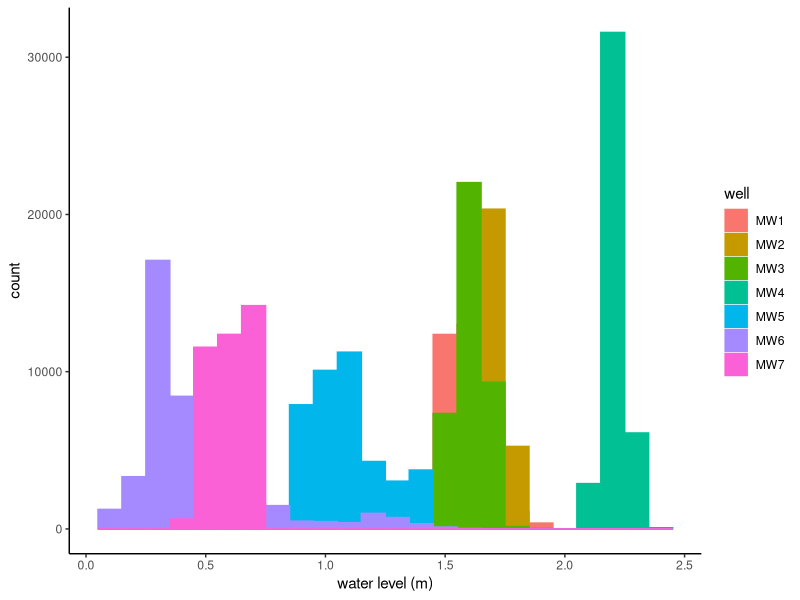
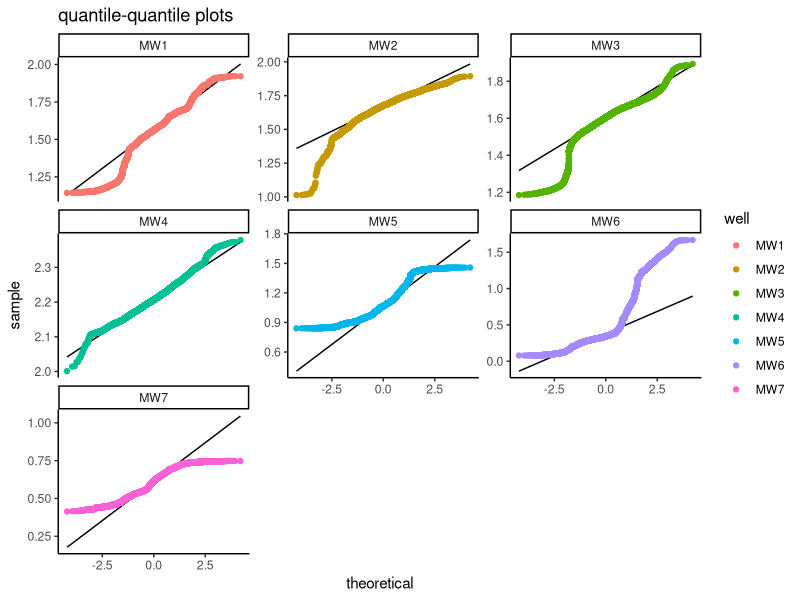
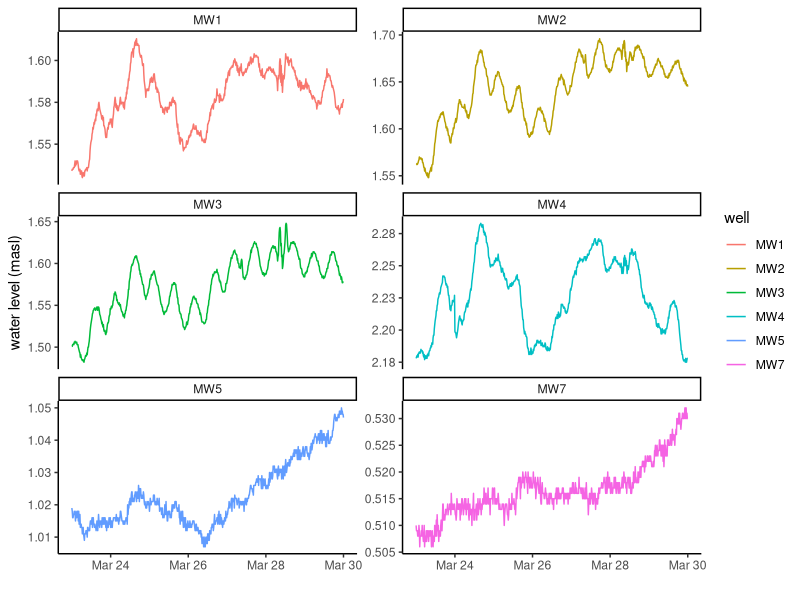
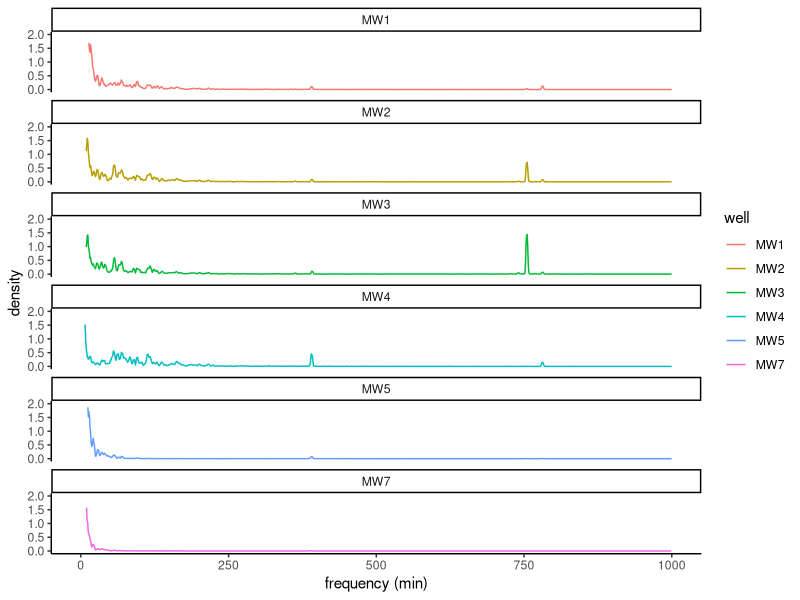
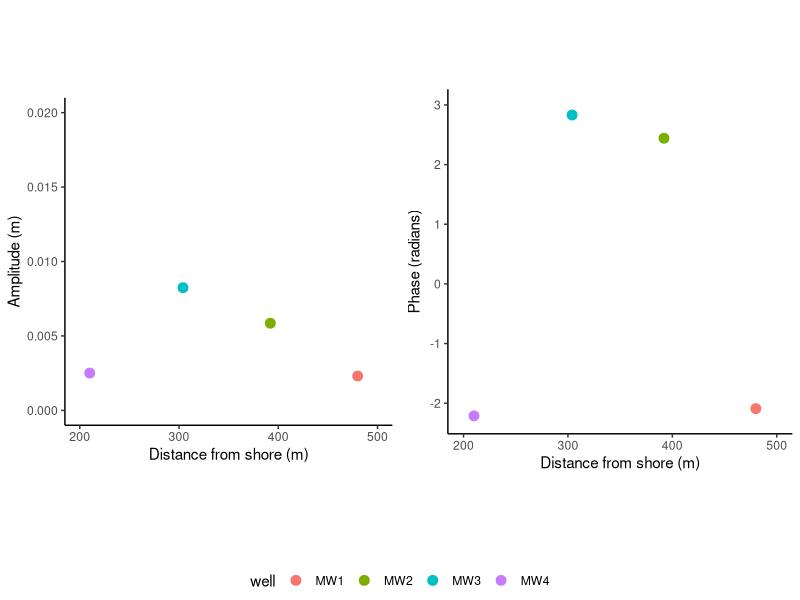

Reproduce these figures in R, in order.
## ---- chunk 1
knitr::opts_chunk$set(echo = TRUE)

library("tidyverse")
library("purrr")
library("ggpubr")

#set machine tz to EST to correctly convert dates
Sys.setenv(TZ="EST")

#Only print 3 decimal places
options(digits=3)
## ---- chunk 2

raw_tidal_data <- read.table(file = "RawTidalData.csv", sep=",", header=TRUE)

well_data <- 
  read.table(file = "WellData_intfill.csv", sep=",", header=TRUE) %>%
  mutate(
    date_time = as.POSIXct(date_time, tz="EST", "%m/%d/%y %H:%M")
  ) %>%
  filter(date_time >= as.POSIXct("2016-04-25 00:00:00")) #it looks like the water levels are                      equibilrating at the beginning of the record for a few wells so lets trim the beginning of the dataset to eliminate those records

## ---- chunk 3

# check to see if there are any unverified data
any(raw_tidal_data$Quality!= "v")

# Cool, there are no unverified data, now lets clean up the data a little, aggregate it by 15 minute intervals, and remove all the extraneous info
tidal_data <-
  raw_tidal_data %>%
  rename(
    date_time = Date.Time,
    water_level = Water.Level
  ) %>%
  mutate(
    date_time = as.POSIXct(date_time, tz="EST", "%m/%d/%y %H:%M"), #changes date_time column from a factor to a date
    date_time_15min = cut(date_time, breaks="15 min") #takes each time step and bins it into a 15 minute interval
  ) %>%
  group_by(date_time_15min) %>%
  summarise(
    water_level_15min = mean(water_level)
  ) %>%
  select(
    date_time_15min,
    water_level_15min
  ) %>%
  mutate(
    date_time_15min = as.POSIXct(date_time_15min, tz="EST", "%Y-%m-%d %H:%M")
  ) %>%
  rename(
    date_time = date_time_15min,
    tide_water_level = water_level_15min
  )

## ---- chunk 4

#First let's tidy the well data to simplify plotting and summarizing it.

tidy_well_data <-
  well_data %>%
  gather( 
    key = "well",
    value = "water_level",
    na.rm = TRUE,
    MW1,
    MW2,
    MW3,
    MW4,
    MW5,
    MW6,
    MW7) 

tidy_well_data %>%
  ggplot(
    aes(x=water_level, 
        fill=well, 
        color=well)
    ) + 
  geom_histogram(
    position="identity",
    binwidth=0.1) +
  labs(y = "count", x = "water level (m)") +
  theme_classic()


tidy_well_data %>%
  ggplot(
    aes(sample = water_level)) +
  geom_qq_line() +
  geom_qq(
    aes(colour=well)) + 
  facet_wrap( ~ well,
              ncol=3,
              scales = "free_y") +
  labs(title = "quantile-quantile plots") +
  theme_classic()

## ---- chunk 5
#Make a list of the equinoxes and solstices. Use 2016 since it was a leap year, and to simplfy I'm ignoring that the solostices and equinoxes move.

WS <- as.Date("2016-12-21", format = "%Y-%m-%d") # Winter Solstice
SE <- as.Date("2016-3-20",  format = "%Y-%m-%d") # Spring Equinox
SS <- as.Date("2016-6-20",  format = "%Y-%m-%d") # Summer Solstice
FE <- as.Date("2016-9-22",  format = "%Y-%m-%d") # Fall Equinox

well_data %>%
  mutate(
    date_time = as.POSIXct(date_time, tz="EST", "%m/%d/%y %H:%M"),
    date = as.Date(strftime(date_time, format="2016-%m-%d"))
  ) %>%
  mutate(
    season = case_when(
      date >= SE & date < SS ~ "spring",
      date >= SS & date < FE ~ "summer",
      date >= FE & date < WS ~ "fall",
      TRUE                   ~ "winter")
  ) %>%
  gather( 
    key = "well",
    value = "water_level",
    na.rm = TRUE,
    MW1,
    MW2,
    MW3,
    MW4,
    MW5,
    MW7) %>%
  select(
    season,
    well,
    water_level
  ) %>%
  group_by(well, season) %>%
  summarise(
    average = mean(water_level)
  ) %>%
  spread(season, average) %>%
  mutate_if(is.numeric, ~round(., 2))

#summarize the annual water levels
tidy_well_data %>%
  filter(well != "MW6") %>%
  group_by(well) %>%
  summarise(
    average = mean(water_level)
  ) %>%
  spread(well, average) %>%
  mutate_if(is.numeric, ~round(., 2))

## ---- chunk 6

combined_data <-
  well_data %>%
  select(-ends_with("6")) %>% #eliminate MW6
  left_join(tidal_data, by = "date_time")

# a tidy version 
tidy_combined_data <-
  tidy_well_data %>%
  select(-ends_with("6")) %>% #eliminate MW6
  left_join(tidal_data, by = "date_time")

## ---- chunk 7

tidy_well_data %>%
  filter(well != "MW6") %>%
  filter(date_time >= as.POSIXct("2017-03-23 00:00:00") & 
         date_time <= as.POSIXct("2017-03-30 00:00:00")
         ) %>%
  ggplot(
    aes(x = date_time, 
        y = water_level,
        color = well)) +
  geom_line() + 
  facet_wrap( ~ well, 
              scales = "free_y",
              nrow=3) + 
  labs(x = "",
       y = "water level (masl)") + theme_classic()

## ---- chunk 8

well_lags <-
  tidy_combined_data %>%
  
  split(.$well) %>%
  map(~ccf(.$water_level, 
           .$tide_water_level, 
           plot = F,
           na.action = na.pass)
      ) %>%
  map_dfr(
      ~data.frame(lag = .$lag, 
                  acf = .$acf
            ), 
      .id = "well") %>%
  filter(lag >= 0 & lag <= 40) %>% #lags less than 0 are correlations where the well water level leads the tidal water level, 
  group_by(well) %>%
  summarise(
    lag_time = lag[which.max(acf)]*15 #this converts the lags from timesteps to minutes
  )

## ---- chunk 9

#establish sampling interval (makes x axis be in minutes)
del<-0.02/750
f=del/60

# determine oscillation periods
spectral_data <-
  tidy_combined_data %>%
  filter(well != "MW6") %>%
  split(.$well) %>%
  map(~spectrum(.$water_level,
                log="no",
                span=5,
                plot = F,
                na.action = na.pass)
      ) %>%
  map_dfr(
      ~data.frame(freq = .$freq, 
                  spec = .$spec
            ), 
      .id = "well") %>%
  group_by(well) %>%
  mutate(frequency_min = freq/del,
         density = 2*spec
  )

#plot the periodograms

spectral_data %>%
  ggplot(
    aes(x = frequency_min, 
        y = density,
        color = well)) +
  geom_line() + 
  ylim(0,2) + xlim(0,1000) +
  facet_wrap( ~ well,
              nrow=6) +
  theme_classic() + labs(x = "frequency (min)")

#eyeballing the plots suggests the major tidal signals are ~ 750, which is roughly 12 hrs. This is the M2 lunar semi-diurnal constituent that is present in tides. There also is a signal at ~ 6 hrs present in most wells, but it's unclear what this signal is. Signals < 250 min are likely noise cause by the data logging interval.


#extract the periods of these major signals

period <- 
  spectral_data %>%
  filter(well != "MW5" & well != "MW7") %>% #no tidal signal in these wells
  filter(frequency_min >= 650 & frequency_min <= 800) %>%
  group_by(well) %>%
  summarise(to = frequency_min[which.max(density)])

## ---- chunk 10

well <- c("MW1", "MW2", "MW3", "MW4")
aquifer_compressibility <- c(10^-7,10^-7,10^-7,10^-8) # Values taken from Freeze and                                                                             Cherry 1979
aquifer_porosity <- c(0.46, 0.43, 0.43, 0.28) # Values taken from Fetter 2001
shoreline_distance <- c(480, 392, 304, 210) # Determined via google earth
slug_k <- c(0.00168598, 0.002004609, 0.001646273, 8.83133E-05) #calculated by field testing

tidal_calcs_data <- 
  data.frame(well,
             aquifer_compressibility,
             aquifer_porosity,
             shoreline_distance,
             slug_k) %>%
  left_join(well_lags, by = "well") %>%
  left_join(period, by = "well")
                               
tidal_calcs_data <-
  tidal_calcs_data %>%
  mutate(tidal_effic = aquifer_compressibility/(aquifer_compressibility + aquifer_porosity*4.67e-10 )
            ) %>% #calulate true tidal efficiency
  mutate(spec_stor = (aquifer_porosity*4.67e-10*9.8e3)/(1-tidal_effic)
         ) %>% #calculate specific storage
  mutate(tidal_k = (spec_stor*to*shoreline_distance^2)/(4*pi*lag_time^2)*(1/60)
         ) #calculate k using tidal diffusivity method

## ---- chunk 11

  t.test(x = tidal_calcs_data$tidal_k,
         y= tidal_calcs_data$slug_k,
         paired = FALSE,
         var.equal = FALSE) #use welch's t-test 

## ---- chunk 12

#Fast Fourier Transform to get amplitude and phase for each well

time <- 824/1.9322 

any(is.na(tidy_well_data)) #there are no NAs in the data, we can proceed with the fft

fft_data <-
  tidy_well_data %>%
  filter(well != "MW5" & 
         well != "MW6" &
         well != "MW7") %>% #no tidal signal in these wells, so no reason to fft
  split(.$well) %>%
  map(~fft(.$water_level)
      ) %>%
  map_dfr(
      ~data.frame(mag = Mod(.), 
                  phase = Arg(.)
            ), 
      .id = "well") %>%
  group_by(well) %>%
  mutate(amp = mag/length(mag)) %>%
  group_by(well) %>%
  summarise(max_amp = max(amp[770:870]),
            max_phase = phase[amp == max_amp])

#Plot phase and amplitude against distance from the shore

amp_plot <-
  tidal_calcs_data %>%
  select(well,
         shoreline_distance) %>%
  left_join(fft_data, by = "well") %>%
  ggplot(
    aes(x = shoreline_distance, 
        y = max_amp,
        color = well)) +
  geom_point(size = 3) + 
  ylim(0,0.02) + xlim(200,500) + 
  labs(x = "Distance from shore (m)",
       y = "Amplitude (m)") +
  theme_classic() + theme(aspect.ratio=1)

phase_plot <-
  tidal_calcs_data %>%
  select(well,
         shoreline_distance) %>%
  left_join(fft_data, by = "well") %>%
  ggplot(
    aes(x = shoreline_distance, 
        y = max_phase,
        color = well)) +
  geom_point(size = 3) + 
  ylim(-2.25,3.0) + xlim(200,500) +
  labs(x = "Distance from shore (m)",
       y = "Phase (radians)") +
  theme_classic() + theme(aspect.ratio=1)

ggarrange(amp_plot, phase_plot,
          widths = c(2,2), heights = c(2,2),
          ncol = 2, common.legend = TRUE, legend="bottom")

